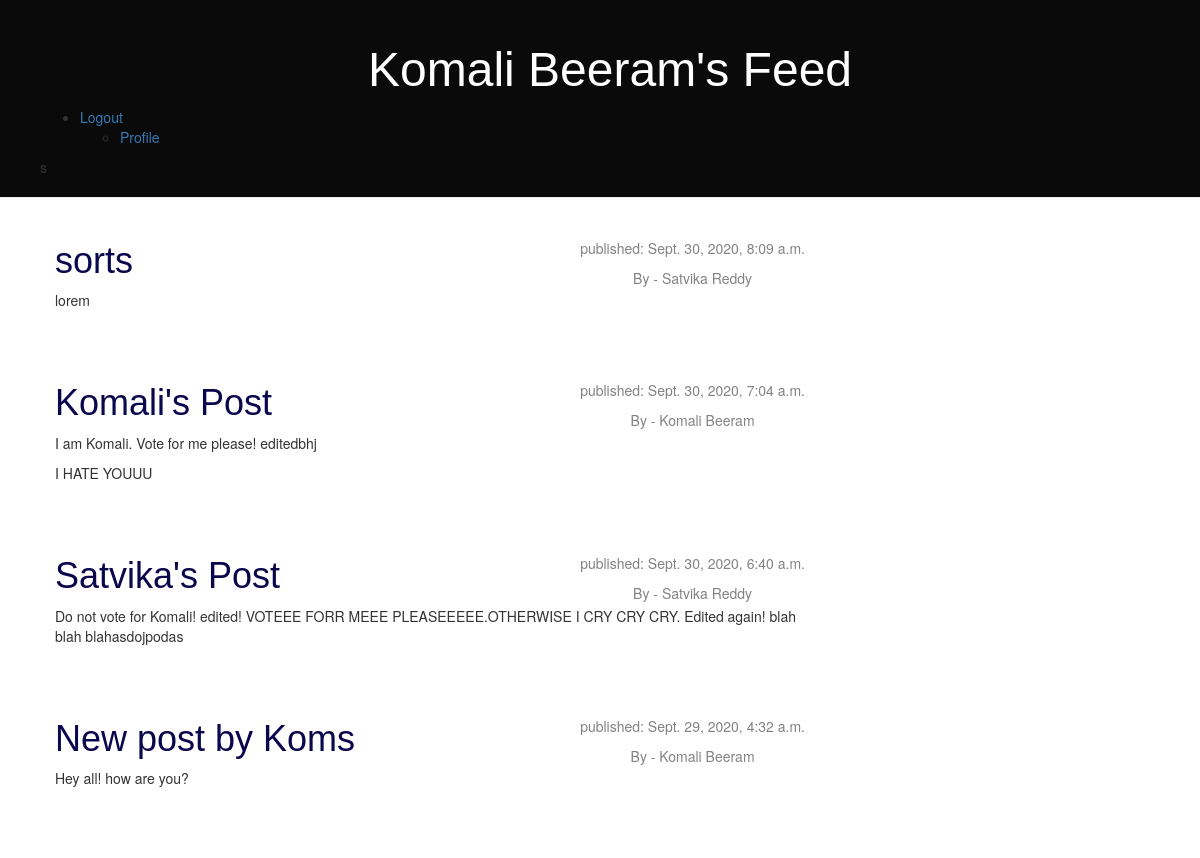
/ (signed in), run on the app's committed database.
### accounts/models.py (models this page shows, shortened)
class Account(AbstractBaseUser):
    email = models.EmailField(verbose_name="email", max_length=60, unique=True)
    username = models.CharField(max_length=30, unique=True)
    date_joined = models.DateTimeField(verbose_name='date joined', auto_now_add=True)
    last_login = models.DateTimeField(verbose_name='last login', auto_now=True)
    is_voter = models.BooleanField(default=True)
    is_admin = models.BooleanField(default=False)
    is_staff = models.BooleanField(default=False)
    is_active = models.BooleanField(default=True)
    is_superuser = models.BooleanField(default=False)
    USERNAME_FIELD = 'username'
    REQUIRED_FIELDS = ['email','is_voter']
    objects = MyAccountManager()
    def __str__(self):
        return self.username

### blog/models.py (models this page shows, shortened)
class Post(models.Model):
    author = models.ForeignKey(Account,on_delete=models.CASCADE)
    title = models.CharField(max_length=200)
    text = models.TextField()
    created_date = models.DateTimeField(default=timezone.now)
    published_date = models.DateTimeField(blank=True, null=True)

### blog/views.py (the view)
# urls.py: url(r'^$', views.post_list, name='post_list'),
def post_list(request):
    posts =  Post.objects.filter(published_date__lte=timezone.now()).order_by('-published_date')
    return render(request, 'blog/post_list.html', {'posts':posts})

### templates/blog/post_list.html
{% extends 'blog/base.html' %}
{% block content %}
	{% for post in posts %}
		<div class="post">
			<div class="date">
				<p>published: {{ post.published_date}}</p>
				By - {{post.author}}
			</div>
			<h1><a href="{% url 'post_detail' pk=post.pk %}">{{ post.title }}</a></h1>
			<p>{{ post.text|linebreaks }}</p>
		</div>
	{% endfor %}
{% endblock %}

### templates/blog/base.html (shortened to what this page needs)
<!DOCTYPE html>
{% load static %}
<html>
    <head>
        <link rel="stylesheet" href="//maxcdn.bootstrapcdn.com/bootstrap/3.2.0/css/bootstrap.min.css">
		<link rel="stylesheet" href="//maxcdn.bootstrapcdn.com/bootstrap/3.2.0/css/bootstrap-theme.min.css">
        <link rel="stylesheet" href="{% static 'css/blog.css' %}" type="text/css">
    </head>
	<body>
		<div class="page-header">
			{% if user.is_authenticated %}
				<h1><a href="{% url 'post_list' %}">{{user.username}}'s Feed</a></h1>
				<ul>
					<li><a href="{% url 'logout' %}">Logout</a></li>
					<ul>
						<li><a href="{% url 'accounts:profile' %}">Profile</a></li>
					</ul>
				</ul>
			{% else %}
				<h1><a href="/">Posts Feed</a></h1>
				<ul>
					<li><a href="{% url 'login' %}">Login</a></li>
				</ul>
			{% endif %}s
		</div>
        <div class="content container">
            <div class="row">
                <div class="col-md-8">
					{% block content %}
					{% endblock %}
				</div>
            </div>
		</div>
	</body>
</html>

### static/css/blog.css (style rules this page uses)
h1 a { color: #1e075f; font-family: Arial, Helvetica, sans-serif; }
body { padding-left: 0; }
.page-header { background-color: #0a0a0a !important; margin-top: 0; padding: 20px 20px 20px 40px; }
.page-header h1, .page-header h1 a, .page-header h1 a:visited, .page-header h1 a:active { color: #ffffff; font-size: 36pt; text-decoration: none; text-align: center; }
.content { margin-left: 40px; }
.date { float: right; color: #828282; text-align: center; }
.post { margin-bottom: 70px; }
.post h1 a, .post h1 a:visited { color: #0b074d; }

### data on the page
Account: username "Komali Beeram"
Post: published_date "Sept. 30, 2020, 8:09 a.m.", author "Satvika Reddy", title "sorts", text "lorem"
Post: published_date "Sept. 30, 2020, 7:04 a.m.", author "Komali Beeram", title "Komali's Post", text "I am Komali. Vote for me please! editedbhj I HATE YOUUU"
Post: published_date "Sept. 30, 2020, 6:40 a.m.", author "Satvika Reddy", title "Satvika's Post", text "Do not vote for Komali! edited! VOTEEE FORR MEEE PLEASEEEEE.OTHERWISE I CRY CRY CRY. Edited again! blah blah blahasdojpodas"
Post: published_date "Sept. 29, 2020, 4:32 a.m.", author "Komali Beeram", title "New post by Koms", text "Hey all! how are you?"
